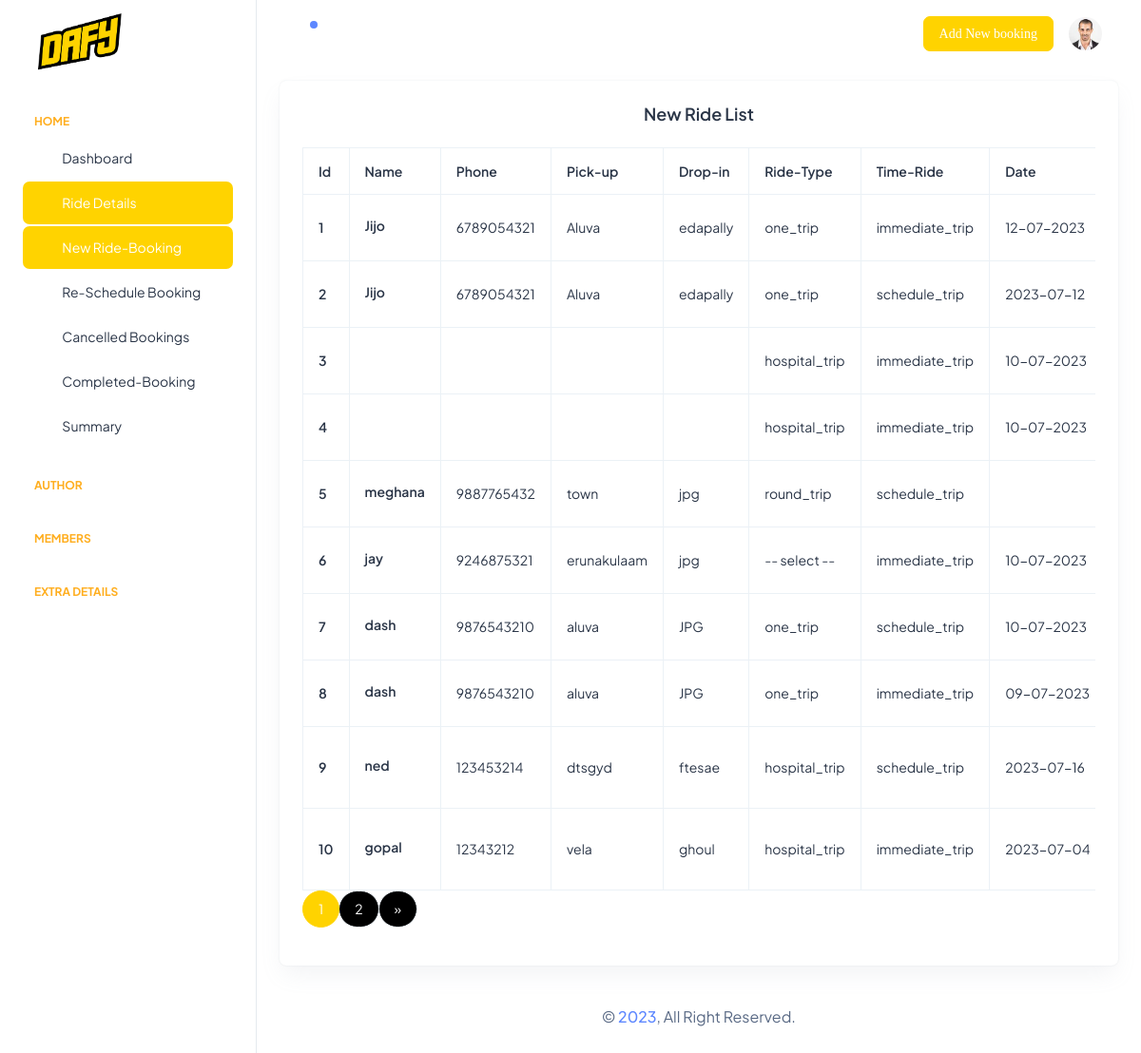
Page /backend/src/new-ride.php (signed in) on the committed database.
### tables this page shows
CREATE TABLE `customer` (
  `id` int(11) NOT NULL,
  `name` varchar(30) NOT NULL,
  `email` varchar(20) NOT NULL,
  `phone` varchar(13) NOT NULL,
  `pick_up` varchar(40) NOT NULL,
  `drop_in` varchar(40) NOT NULL,
  `ride_type` varchar(30) NOT NULL,
  `time_ride` varchar(20) NOT NULL,
  `date` varchar(20) NOT NULL,
  `time` varchar(20) NOT NULL,
  `v_name` varchar(30) NOT NULL,
  `v_type` varchar(30) NOT NULL,
  `driver_name` varchar(30) NOT NULL,
  `payment_type` varchar(30) NOT NULL,
  `payment` varchar(20) NOT NULL,
  `status` varchar(20) NOT NULL
);

### backend/src/new-ride.php (the view, shortened to what this page needs)
<?php
include '../database/connection.php';
include_once "header.php"; ?>
<?php
 $sq = mysqli_query($conn,"SELECT * FROM customer WHERE `status` ='' OR `status` ='Confirm'");
 $res= mysqli_num_rows($sq);
 $rowsPerPage = 10;
 $totalRows = $res;
 $page = isset($_GET['page']) ? $_GET['page'] : 1;
 $start = ($page - 1) * $rowsPerPage;
 $end = $start + $rowsPerPage;
 $sql = "SELECT * FROM  customer WHERE `status` ='' OR `status` ='Driver Assigned' OR `status` ='Confirm' ORDER BY id DESC, Date DESC Limit $start,$rowsPerPage";
 $result = mysqli_query($conn,$sql);
 $index = ($page - 1) * $rowsPerPage + 1;
?>
          <div class="container-fluid">
            <div class="row">
              <div class="col-lg-12 grid-margin stretch-card">
                <div class="card">
                  <div class="card-body p-4">
                    <h5 class="card-title fw-semibold mb-4 text-center">New Ride List </h5>
                    <div class="table-responsive">
                        <form action="" method="post">
                            <table class="table text-nowrap table-bordered mb-0 align-middle" id="data-table">
                              <thead class="text-dark fs-4">
                                  <tr>
                                  <th class="border-bottom-0">
                                    <h6 class="fw-semibold mb-0">Id</h6>
                                  </th>
                                  <th class="border-bottom-0">
                                    <h6 class="fw-semibold mb-0">Name</h6>
                                  </th>
                                  <th class="border-bottom-0">
                                    <h6 class="fw-semibold mb-0">Phone</h6>
                                  </th>
                                  <th class="border-bottom-0">
                                    <h6 class="fw-semibold mb-0">Pick-up</h6>
                                  </th>
                                  <th class="border-bottom-0">
                                    <h6 class="fw-semibold mb-0">Drop-in</h6>
                                  </th>
                                  <th class="border-bottom-0">
                                    <h6 class="fw-semibold mb-0">Ride-Type</h6>
                                  </th>
                                  <th class="border-bottom-0">
                                    <h6 class="fw-semibold mb-0">Time-Ride</h6>
                                  </th>
                                  <th class="border-bottom-0">
                                    <h6 class="fw-semibold mb-0">Date</h6>
                                  </th>
                                </tr>
                              </thead>
                              <tbody>
                                <?php
                                        if (mysqli_num_rows($result)> 0) {
                                      while ($row=mysqli_fetch_array($result)) {
                                          ?>
                                        <tr>
                                          <td class="border-bottom-0"><h6 class="fw-semibold mb-0"><?php echo $index++; ?></h6></td>
                                          <td class="border-bottom-0"><h6 class="fw-semibold mb-1"><?php echo  $row['name'];  ?></h6></td>
                                          <td class="border-bottom-0"><h6 class="mb-0 fw-normal"><?php echo $row['phone'];?></h6></td>
                                          <td class="border-bottom-0"><h6 class="mb-0 fw-normal"><?php echo $row['pick_up']; ?></h6></td>
                                          <td class="border-bottom-0"><h6 class="mb-0 fw-normal"><?php echo $row['drop_in']; ?></h6></td>
                                          <td class="border-bottom-0"><h6 class="mb-0 fw-normal"><?php echo $row['ride_type']; ?></h6></td>
                                          <td class="border-bottom-0"><h6 class="mb-0 fw-normal"><?php echo $row['time_ride']; ?></h6></td>
                                          <td class="border-bottom-0"><h6 class="mb-0 fw-normal"><?php echo $row['date']; ?></h6></td>
                                        </tr>
                                       <?php
                                        }
                                      } else {
                                        echo '<tr><td colspan="12">No data found.</td></tr>';
                                    }
                                    ?>
                                </tbody>
                            </table>
                                  <nav aria-label="Page navigation example" >
                                    <ul class="pagination justify-content-start left" style="position: relative;border-box: 500px;">
                                        <?php for ($i = 1; $i <= ceil($totalRows / $rowsPerPage); $i++): ?>
                                          <li class="page-item <?php echo ($page == $i) ? 'active' : ''; ?>"><a href="?page=<?php echo $i; ?>" class="page-link rounded-pill py-2 px-3"><?php echo $i; ?></a></li>
                                      <?php endfor; ?>
                                        <?php if ($end < $totalRows): ?>
                                        <li class="page-item"><a href="?page=<?php echo ($page + 1); ?>" class="page-link rounded-pill py-2 px-3" aria-label="Next">
                                        <span aria-hidden="true">&raquo;</span></a></li>
                                        <?php endif; ?>
                                    </ul>
                                  </nav>
                          </form>
                  </div>
                </div>
              </div>
            </div>
          </div>
<?php include_once 'footer.php'; ?>

### backend/src/header.php (shortened to what this page needs)
<?php include '../database/connection.php';
$session=$_SESSION['id'];
$sql=mysqli_query($conn,"SELECT * FROM `admin` WHERE `a_id`='$session'");
?>
<!doctype html>
<html lang="en">
<head>
    <link href="https://cdnjs.cloudflare.com/ajax/libs/font-awesome/5.10.0/css/all.min.css" rel="stylesheet">
    <link href="https://cdn.jsdelivr.net/npm/bootstrap-icons@1.4.1/font/bootstrap-icons.css" rel="stylesheet">
    <link rel="stylesheet" href="../assets/css/styles.min.css" />
    <link rel="stylesheet" href="https://cdnjs.cloudflare.com/ajax/libs/font-awesome/6.4.0/css/all.min.css" />
</head>
<body>
  <div class="page-wrapper" id="main-wrapper" data-layout="vertical" data-navbarbg="skin6" data-sidebartype="full"
    data-sidebar-position="fixed" data-header-position="fixed">
    <aside class="left-sidebar">
      <div>
        <div class="brand-logo d-flex align-items-center justify-content-between">
          <a href="./main.php" class="text-nowrap logo-img">
            <img src="../assets/images/logos/loader.png" width="120" alt="" />
          </a>
        </div>
        <nav class="sidebar-nav scroll-sidebar" data-simplebar="">
          <ul id="sidebarnav">
            <li class="nav-small-cap">
              <a class="sidebar-link text-warning" href="javascript:void(0)" aria-expanded="false">
              <i class="ti ti-dots nav-small-cap-icon fs-4"></i><span class="hide-menu">Home</span></a>
            </li>
                  <li class="sidebar-item">
                    <a  class="sidebar-link" href="main.php" aria-expanded="false">
                      <span>
                        <i class="ti ti-layout-dashboard"></i>
                      </span>
                      <span class="hide-menu">Dashboard</span>
                    </a>
                  </li>
                  <li class="sidebar-item">
                    <a class="sidebar-link" href="javascript:void(0)" aria-expanded="false">
                      <i class="ti ti-car"></i ><span class="hide-menu">Ride Details</span></a>
                    <ul aria-expanded="false" class="collapse first-level">
                      <li class="sidebar-item">
                        <a href="new-ride.php" class="sidebar-link"><i class="ti ti-clipboard-list"></i>
                        <span class="hide-menu">New Ride-Booking</span></a>
                      </li>
                      <li class="sidebar-item">
                        <a href="re-schedule.php" class="sidebar-link"><i class="ti ti-note"></i>
                        <span class="hide-menu"> Re-Schedule Booking </span></a>
                      </li>
                      <li class="sidebar-item">
                        <a href="cancel-ride.php" class="sidebar-link"><i class="ti ti-copyright"></i>
                        <span class="hide-menu"> Cancelled Bookings </span></a>
                      </li>
                      <li class="sidebar-item">
                        <a href="complete-ride.php" class="sidebar-link"><i class="ti ti-check"></i>
                        <span class="hide-menu"> Completed-Booking </span></a>
                      </li>
                    </ul>
                  </li>
                <li class="sidebar-item">
                  <a class="sidebar-link" href="summary.php" aria-expanded="false">
                    <span>
                      <i class="ti ti-clipboard"></i>
                    </span>
                    <span class="hide-menu">Summary</span>
                  </a>
                </li>
            <li class="nav-small-cap">
              <a class="sidebar-link text-warning" href="javascript:void(0)" aria-expanded="false">
              <i class="ti ti-dots nav-small-cap-icon fs-4"></i><span class="hide-menu">AUTHOR</span></a>
            </li>
              <li class="nav-small-cap">
                <a class="sidebar-link text-warning" href="javascript:void(0)" aria-expanded="false">
                <i class="ti ti-dots nav-small-cap-icon fs-4"></i><span class="hide-menu">MEMBERS</span></a>
            </li>
            <li class="nav-small-cap">
            <a class="sidebar-link text-warning" href="javascript:void(0)" aria-expanded="false">
            <i class="ti ti-dots nav-small-cap-icon fs-4"></i><span class="hide-menu">EXTRA DETAILS</span></a>
              </li>
          </ul>
        </nav>
      </div>
    </aside>
    <div class="body-wrapper">
      <header class="app-header">
        <nav class="navbar navbar-expand-lg navbar-light">
          <ul class="navbar-nav">
            <li class="nav-item">
              <a class="nav-link nav-icon-hover" href="javascript:void(0)">
                <i class="ti ti-bell-ringing"></i>
                <div class="notification bg-primary rounded-circle"></div>
              </a>
            </li>
          </ul>
          <div class="navbar-collapse justify-content-end px-0" id="navbarNav">
            <ul class="navbar-nav flex-row ms-auto align-items-center justify-content-end">
            <a href="add_customer.php"  class="btn btn-primary d-flex align-items-center gap-2 " >Add New booking</a>
              <li class="nav-item dropdown">
                <a class="nav-link nav-icon-hover" href="javascript:void(0)" id="drop2" data-bs-toggle="dropdown"
                  aria-expanded="false">
                  <?php if ($sql->num_rows > 0) {  while ($view = mysqli_fetch_array($sql)){  ?>
                  <img src="../assets/images/profile/<?php echo $view['a_img']; ?>" alt="" width="35" height="35" class="rounded-circle">
                </a>
                <?php
                    } } else { echo '<tr><td colspan="12">No data found.</td></tr>'; }
                 ?>
              </li>
            </ul>
          </div>
        </nav>
      </header>

### backend/src/new-ride.php (style rules this page uses)
.page-link { background: black; font-style: bold; color: white; }

### rows in the picture
customer: name "Jijo", phone "6789054321", pick_up "Aluva", drop_in "edapally", ride_type "one_trip", time_ride "immediate_trip", date "12-07-2023"
customer: name "Jijo", phone "6789054321", pick_up "Aluva", drop_in "edapally", ride_type "one_trip", time_ride "schedule_trip", date "2023-07-12"
customer: ride_type "hospital_trip", time_ride "immediate_trip", date "10-07-2023"
customer: ride_type "hospital_trip", time_ride "immediate_trip", date "10-07-2023"
customer: name "meghana", phone "9887765432", pick_up "town", drop_in "jpg", ride_type "round_trip", time_ride "schedule_trip"
customer: name "jay", phone "9246875321", pick_up "erunakulaam", drop_in "jpg", ride_type "-- select --", time_ride "immediate_trip", date "10-07-2023"
customer: name "dash", phone "9876543210", pick_up "aluva", drop_in "JPG", ride_type "one_trip", time_ride "schedule_trip", date "10-07-2023"
customer: name "dash", phone "9876543210", pick_up "aluva", drop_in "JPG", ride_type "one_trip", time_ride "immediate_trip", date "09-07-2023"
customer: name "ned", phone "123453214", pick_up "dtsgyd", drop_in "ftesae", ride_type "hospital_trip", time_ride "schedule_trip", date "2023-07-16"
customer: name "gopal", phone "12343212", pick_up "vela", drop_in "ghoul", ride_type "hospital_trip", time_ride "immediate_trip", date "2023-07-04"
